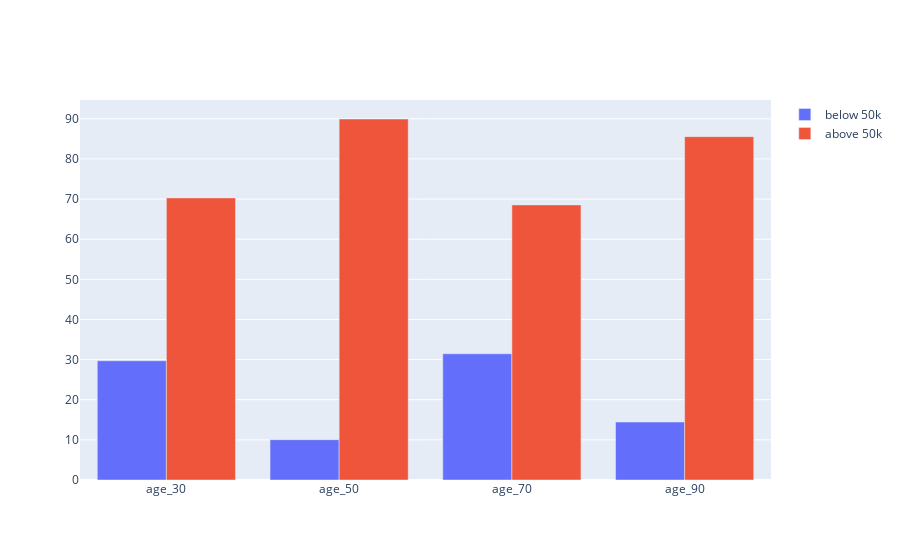

Write notebook code for a chart like this one.
### Code cell
index = ['age_30','age_50','age_70','age_90']

fig = go.Figure(data=[
    go.Bar(name='below 50k', x=index, y=age_sal['<=50k']),
    go.Bar(name='above 50k', x=index, y=age_sal['>50k'])
])
# Change the bar mode
fig.update_layout(barmode='group')
fig.show()

### Figure 1 — Plotly figure (JSON) as saved in the notebook; plotly's stock layout.template omitted (floating-point values rounded to 4 significant figures)
{"data": [{"name": "below 50k", "type": "bar", "x": ["age_30", "age_50", "age_70", "age_90"], "y": [29.71, 10.05, 31.45, 14.44]}, {"name": "above 50k", "type": "bar", "x": ["age_30", "age_50", "age_70", "age_90"], "y": [70.29, 89.95, 68.55, 85.56]}], "layout": {"barmode": "group"}}
